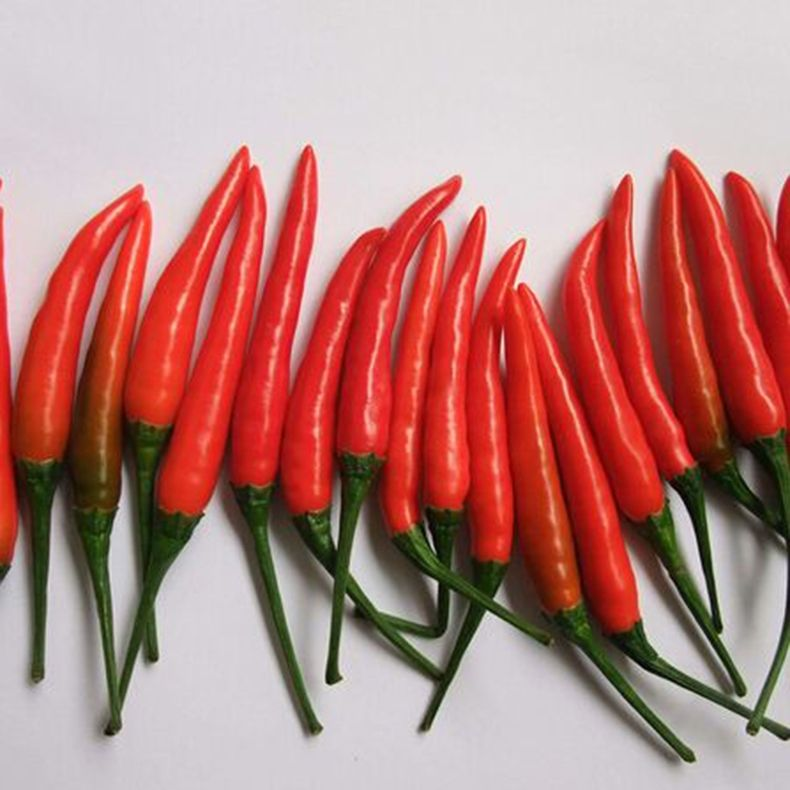
#> input picture 数字图像/image/pic2.jpg, 790 x 790 px
$ python 3.1.py
#> lines starting #> are read from the running program, lines starting #| are printed output that depends on the picture
from PIL import Image, ImageChops
import matplotlib.pyplot as plt

def test(img,num):
    w,h=img.size
    return img.resize((w//num,h//num),Image.NEAREST)

img1 = Image.open('../image/pic2.jpg')
#> img1 is the input picture: PIL image 790x790 RGB; mean R, G, B 183.4, 130, 125.1
img1 = test(img1,2)
img2 = test(img1,2)
#> call 2 of test, with num = 2
#> in test (call 2), `return img.resize((w//num,h//num),Image.NEAREST)`:
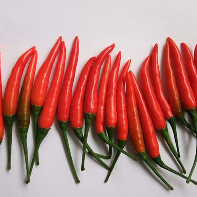
#> returned value: PIL image 197x197 RGB; mean R, G, B 183.2, 129.8, 124.8
img3 = test(img2,2)
#> call 3 of test, with num = 2
#> in test (call 3), `return img.resize((w//num,h//num),Image.NEAREST)`:
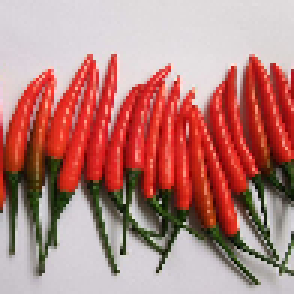
#> returned value: PIL image 98x98 RGB (shown 3 times larger); mean R, G, B 183.1, 129.5, 124.5
img4 = test(img3,2)
#> call 4 of test, with num = 2
#> in test (call 4), `return img.resize((w//num,h//num),Image.NEAREST)`:
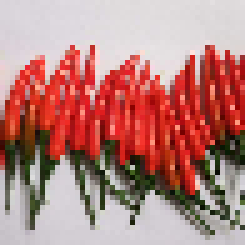
#> returned value: PIL image 49x49 RGB (shown 5 times larger); mean R, G, B 182.7, 129.1, 124.1


plt.figure('show image')
plt.subplot(2, 2, 1)
plt.imshow(img1)
plt.title('2x image')
plt.axis('off')

plt.subplot(2, 2, 2)
plt.imshow(img2)
plt.title('4x image')
plt.axis('off')

plt.subplot(2, 2, 3)
plt.imshow(img3)
plt.title('8x image')
plt.axis('off')

plt.subplot(2, 2, 4)
plt.imshow(img4)
plt.title('16x image')
plt.axis('off')

plt.show()
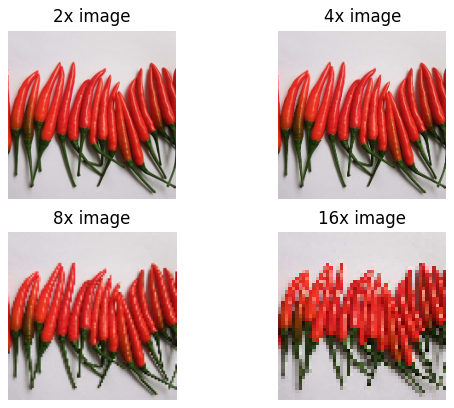
#> figure drawn by matplotlib, 4 panels

$ run again, with 数字图像/image/pic1.jpg copied over 数字图像/image/pic2.jpg
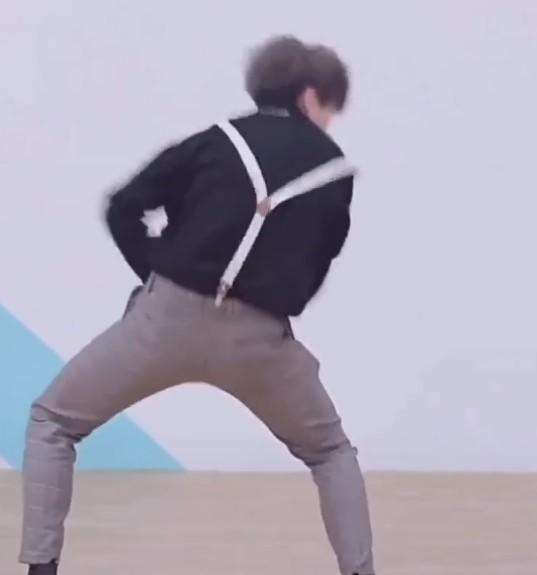
#> input picture 数字图像/image/pic1.jpg, 537 x 575 px
#> img1 is the input picture: PIL image 537x575 RGB; mean R, G, B 171.1, 166.5, 182.2
#> in test (call 3), `return img.resize((w//num,h//num),Image.NEAREST)`:
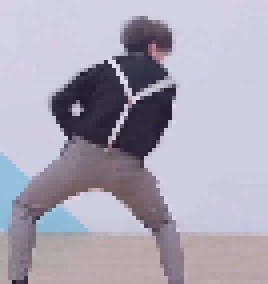
#> returned value: PIL image 67x71 RGB (shown 4 times larger); mean R, G, B 170.7, 166.2, 182
#> `plt.show()`:
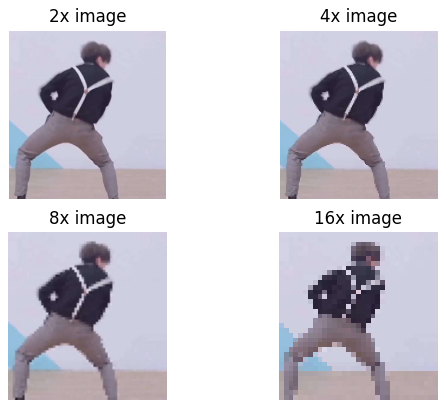
#> figure drawn by matplotlib, 4 panels
